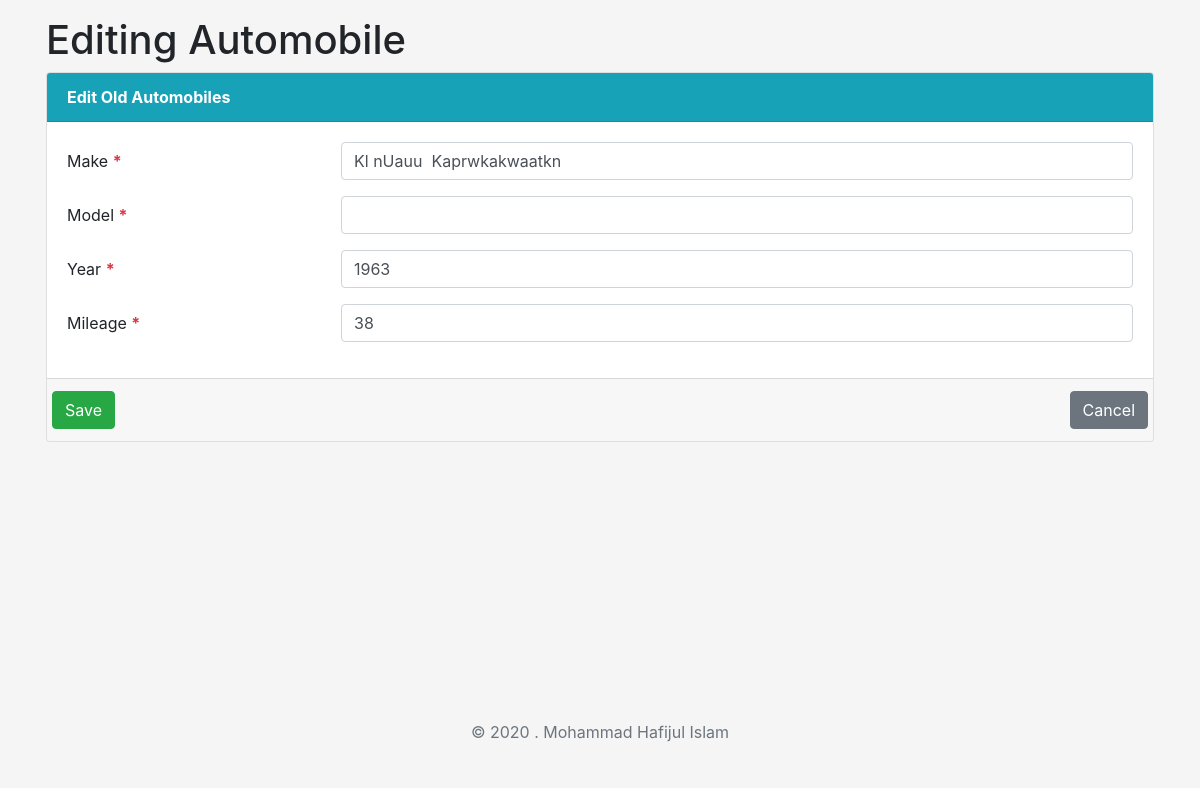
/c3w5/edit.php?auto_id=1 (signed in), run on the app's committed database.
### tables this page shows
CREATE TABLE `autos` (
  `auto_id` int(11) UNSIGNED NOT NULL,
  `make` varchar(128) NOT NULL,
  `year` int(11) NOT NULL,
  `mileage` int(11) NOT NULL,
  `photo` varchar(1000) DEFAULT NULL,
  `added_by` int(11) NOT NULL
);

### include/pdo.php (called while the page is built, shortened)
<?php
$title = "Mohammad Hafijul Islam";

### c3w5/edit.php (the view, shortened to what this page needs)
<?php require "../include/pdo.php";
if (empty($_SESSION['user'])) {
    die("ACCESS DENIED");
}
elseif (!empty($_GET['auto_id']) && empty($_POST['insert'])) {
    $sql = "SELECT * FROM `autos` WHERE `added_by`= :id AND `auto_id` = :auto;";
    $auto_id = intval($_GET['auto_id']);
    $statement = $pdo->prepare($sql, array(PDO::ATTR_CURSOR => PDO::CURSOR_FWDONLY));
    $statement->execute(array(
        ':id' => $_SESSION['user']['user_id'],
        ':auto' => $auto_id
    ));
    $auto = ($statement->rowCount() > 0)
        ? $statement->fetchAll(PDO::FETCH_ASSOC)[0]
        : null;
} else if (isset($_POST['cancel']) && $_POST['cancel'] == "Cancel") {
    header("Location: index.php");
    return;
}
?>
<!doctype html>
<html lang="en" class="h-100">
<head>
  <link href="../assets/css/bootstrap.css" rel="stylesheet" type="text/css">
  <link href="../assets/css/style.css" rel="stylesheet" type="text/css">
</head>
<body class="d-flex flex-column h-100">
<main role="main" class="flex-shrink-0">
  <div class="container">
    <h1 class="h1">Editing Automobile</h1>
    <div class="row">
      <div class="col-12">
        <div class="card">
          <p class=" font-weight-bold card-header bg-info text-white">Edit Old Automobiles</p>
          <form action="<?= "edit.php?auto_id=" . $auto_id ?>" accept-charset="UTF-8" method="post" autocomplete="off"
                spellcheck="false">
            <div class="card-body">
              <div class="form-group row">
                <label for="make" class="col-form-label col-md-3">
                  Make
                  <span class="font-weight-bold text-danger">*</span>
                </label>
                <div class="col-md-9">
                  <input type="text" class="form-control" name="make" id="make"
                         size="128" minlength="1" value="<?= $auto['make'] ?>" maxlength="128">
                </div>
              </div>
              <div class="form-group row">
                <label for="model" class="col-form-label col-md-3">
                  Model
                  <span class="font-weight-bold text-danger">*</span>
                </label>
                <div class="col-md-9">
                  <input type="text" class="form-control" name="model" id="model"
                         size="255" minlength="1" value="<?= $auto['model'] ?>" maxlength="255">
                </div>
              </div>
              <div class="form-group row">
                <label for="year" class="col-form-label col-md-3">
                  Year
                  <span class="font-weight-bold text-danger">*</span>
                </label>
                <div class="col-md-9">
                  <input type="text" id="year" class="form-control" name="year"
                         size="11" minlength="1" value="<?= $auto['year'] ?>" maxlength="11">
                </div>
              </div>
              <div class="form-group row">
                <label for="mileage" class="col-form-label col-md-3">
                  Mileage
                  <span class="font-weight-bold text-danger">*</span>
                </label>
                <div class="col-md-9">
                  <input type="text" id="mileage" class="form-control" name="mileage"
                         size="11" minlength="1" value="<?= $auto['mileage'] ?>" maxlength="11">
                </div>
              </div>
            </div>
            <div class="card-footer">
              <div class="row justify-content-between">
                <input class="btn btn-success" type="submit" name="insert" value="Save">
                <input class="btn btn-secondary" type="submit" name="cancel" value="Cancel">
              </div>
            </div>
          </form>
        </div>
      </div>
    </div>
  </div>
</main>
<footer class="footer mt-auto py-3">
  <div class="container">
    <span class="text-muted">&copy; <?= date('Y') ?> . <?= $title ?></span>
  </div>
</footer>
</body>
</html>

### assets/css/style.css (style rules this page uses)
html, body { height: 100%; }
body { display: -ms-flexbox; display: flex; -ms-flex-align: center; align-items: center; padding-bottom: 40px; background-color: #f5f5f5; }
main > .container { padding: 1rem; }
.footer { background-color: #f5f5f5; }
.footer > .container { padding-right: 15px; padding-left: 15px; }

### data on the page
autos: make "Kl nUauu Kaprwkakwaatkn", year "1963", mileage "38"

### other printed values
$title "Mohammad Hafijul Islam"
